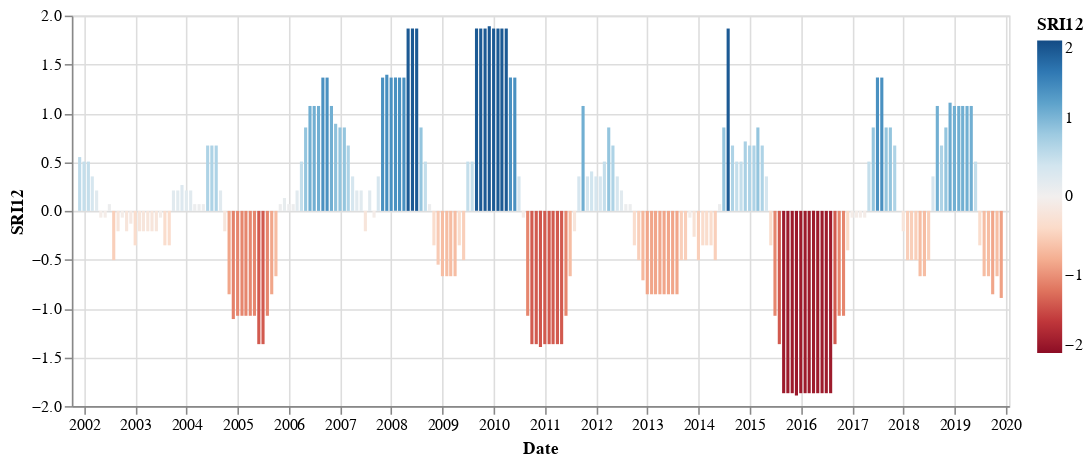

Source (notebook cell):
### Code cell
alt.Chart(df).mark_bar(size=2).encode(
    x='Date:T',
    y='SRI12:Q',
    color=alt.Color(
        'SRI12:Q', scale=alt.Scale(scheme='redblue', domain=(-2, 2))),
    tooltip=[
        alt.Tooltip('Date:T', title='Date'),
        alt.Tooltip('SRI12:Q', title='SRI12')
    ]).properties(width=600, height=250)

### Figure 1 — Vega-Lite specification as saved in the notebook (floating-point values rounded to 4 significant figures; data arrays with more than 128 entries replaced by an {"elided": "..."} marker saying what was removed)
{"config": {"view": {"continuousWidth": 400, "continuousHeight": 300}}, "data": {"name": "data-774fa442dcafadde1c1b93c0e29f9b26"}, "mark": {"type": "bar", "size": 2}, "encoding": {"color": {"field": "SRI12", "scale": {"domain": [-2, 2], "scheme": "redblue"}, "type": "quantitative"}, "tooltip": [{"field": "Date", "title": "Date", "type": "temporal"}, {"field": "SRI12", "title": "SRI12", "type": "quantitative"}], "x": {"field": "Date", "type": "temporal"}, "y": {"field": "SRI12", "type": "quantitative"}}, "height": 250, "width": 600, "$schema": "https://vega.github.io/schema/vega-lite/v4.17.0.json", "datasets": {"data-774fa442dcafadde1c1b93c0e29f9b26": {"elided": "228 records"}}}
